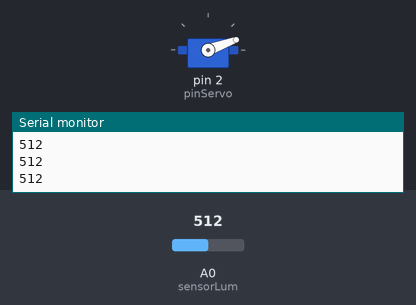
Bench run of a sketch on a simulated Arduino Uno, built with avr-gcc and run on an emulated ATmega328P. Parts: servo, the last lines printed to the serial monitor. The test bench sets the inputs (shaded band); at power-on: A0 (sensorLum) = 512.

Above: at 1.2 s.
1.3 s: A0 (sensorLum) set to 287
2.8 s: A0 (sensorLum) set to 269
At 3.6 s:
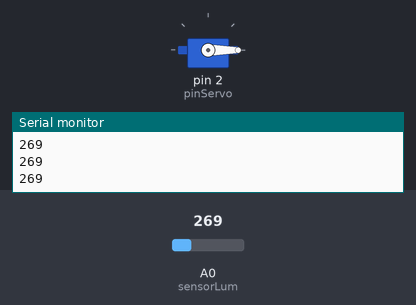
4.3 s: A0 (sensorLum) set to 290
At 5.5 s:
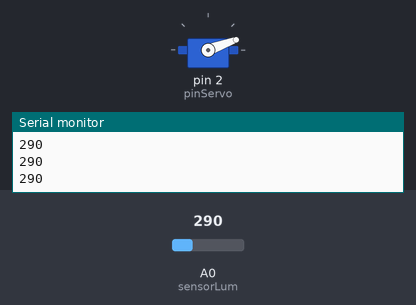
5.8 s: A0 (sensorLum) set to 270
At 7.0 s:
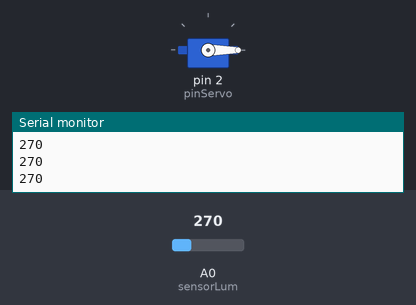
Timing chart, 0 to 8.3 s (numbered marks = the images above; inputs shaded):
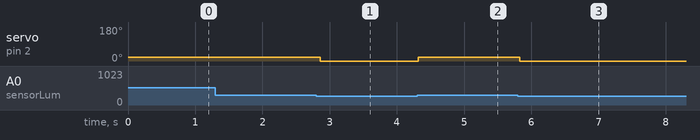

The sketch:

Hackeando_o_Dino.ino
```cpp
#include <Servo.h>

Servo servo;

int pinServo = 2;
int sensorLum = A0;

void setup() {
 pinMode(sensorLum,INPUT);
 Serial.begin(9600);
 servo.attach(pinServo);
 servo.write(0);
}

void loop() {
  Serial.println(analogRead(sensorLum));
  if(analogRead(sensorLum) > 280){  //tela branca
    // if(analogRead(sensorLum) > 690){   tela preta
    servo.write(20);
    delay(150);
    }
    else{
      servo.write(0);
      delay(50);
      }

}
```

Measured:
- the behaviour switches between 281 and 280 on A0 (sensorLum) (found by bisection; images 0 and 1)
- after the input at 2.8 s, servo on pin 2 (pinServo): 20° → 0° after 0.06 s
- after the input at 4.3 s, servo on pin 2 (pinServo): 0° → 20° at once
- after the input at 5.8 s, servo on pin 2 (pinServo): 20° → 0° at once
